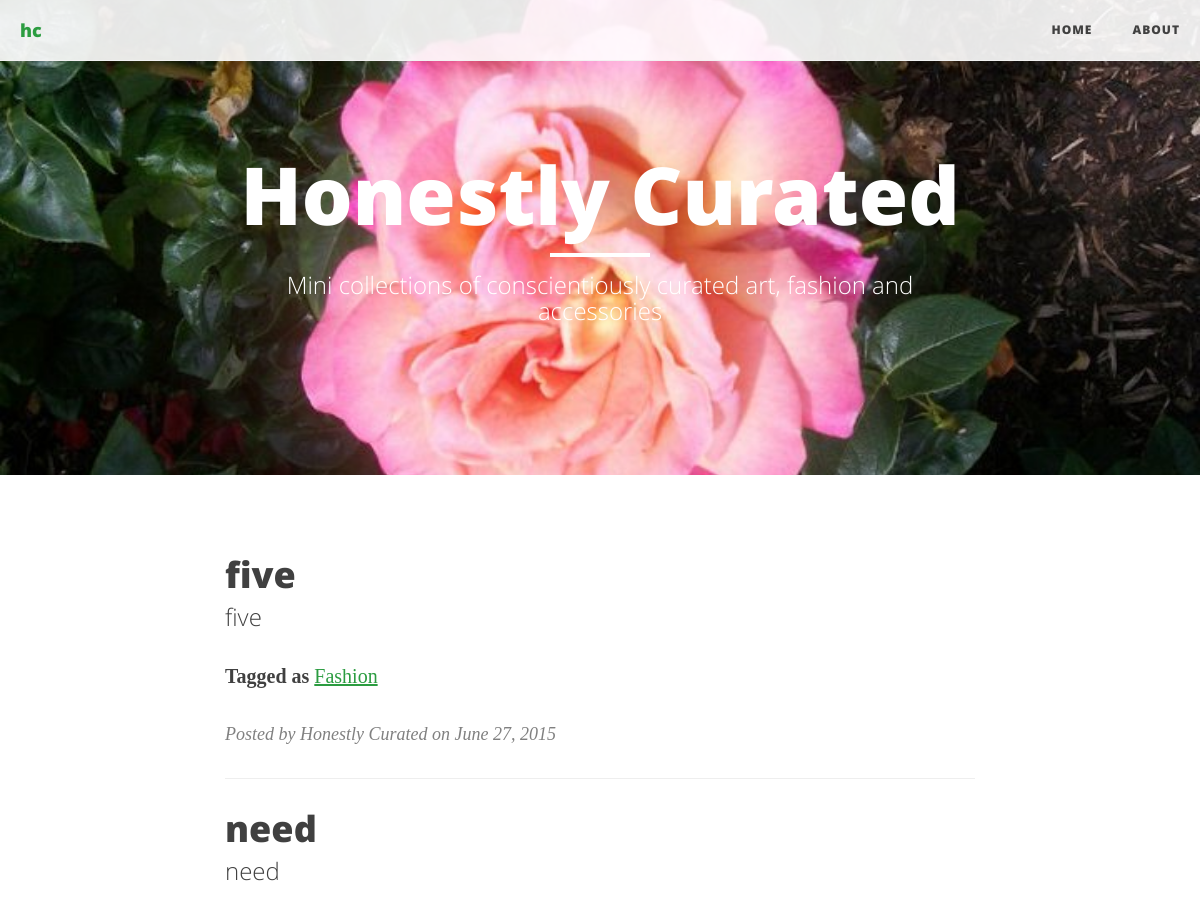
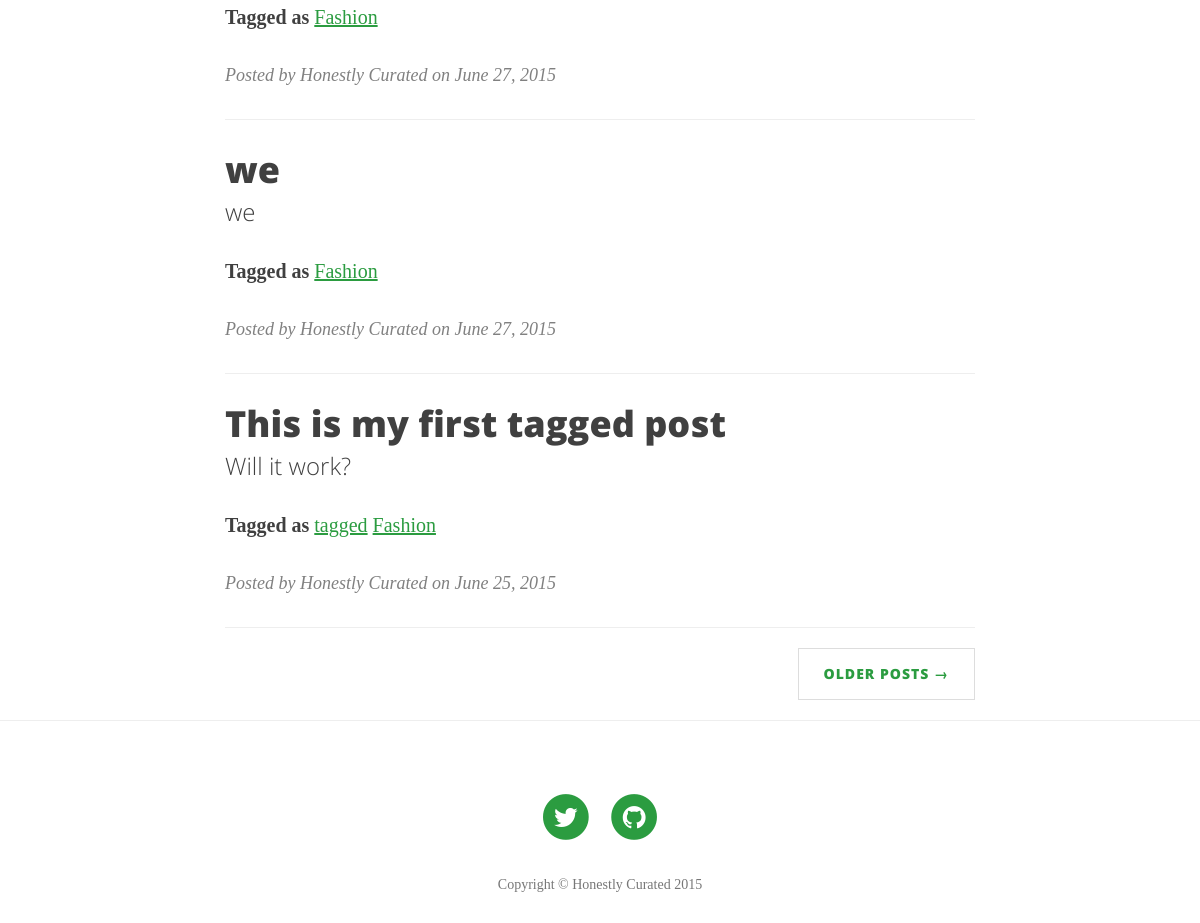
Page /?page=1&tag=fashion on the committed database (2 pictures, top to bottom).
### blog/models.py (models this page shows, shortened)
class Post(models.Model):
    title = models.CharField(max_length=255)
    slug = models.SlugField(unique=True,
                            max_length=255)
    description = models.CharField(max_length=255)
    author = models.CharField(max_length=255,default="Honestly Curated")
    content = RedactorField(verbose_name=u'Text')
    published = models.BooleanField(default=True)
    created = models.DateTimeField(auto_now_add=True)
    tag = models.ManyToManyField(Tag, related_name="posts", related_query_name="post", blank=True)
    class Meta:
        ordering = ['-created']
    def get_absolute_url(self):
        return reverse('blog.views.post',args=[self.slug])

class Tag(models.Model):
    name = models.CharField(max_length=255, unique=True)
    slug = models.SlugField(max_length=255, unique=True)
    class Meta:
        ordering = ['-name']

### blog/views.py (the view)
# urls.py: url(r'^$','blog.views.index'),
def index(request):
    tagParam = request.GET.get('tag')
    if tagParam:
        post_list = Post.objects.filter(published=True, tag__slug=tagParam)
    else:
        post_list = Post.objects.filter(published=True)
    paginator = Paginator(post_list,4) # Show 4 posts per page
    page = request.GET.get('page')
    try:
        posts = paginator.page(page)
    except PageNotAnInteger:
        posts = paginator.page(1)
    except EmptyPage:
        posts = paginator.page(paginator.num_pages)
    for post in posts:
        post.tags = Tag.objects.filter(post__slug=post.slug)
    return render(request,'blog/index.html',{'posts':posts,'tagParam':tagParam,'MEDIA_URL':settings.MEDIA_URL})

### random_image/templatetags/random_image.py (called while the page is built)
@register.simple_tag
def random_image(image_dir):
    try:
        valid_extensions = settings.RANDOM_IMAGE_EXTENSIONS
    except AttributeError:
        valid_extensions = ['.jpg','.jpeg','.png','.gif',]
    if image_dir:
        rel_dir = image_dir
    else:
        rel_dir = settings.RANDOM_IMAGE_DIR
    rand_dir = os.path.join(settings.MEDIA_ROOT, rel_dir)
    files = [f for f in os.listdir(rand_dir) if os.path.splitext(f)[1] in valid_extensions]
    return os.path.join(rel_dir, random.choice(files))

### hc/templates/blog/index.html (shortened to what this page needs)
{% extends 'blog/base.html' %}
    {% load staticfiles %}
    {% load random_image %}
    {% block content %}
    <header class="intro-header" style="background-image: url('{{MEDIA_URL}}{% random_image "blog" %}')">
        <div class="container">
            <div class="row">
                <div class="col-lg-8 col-lg-offset-2 col-md-10 col-md-offset-1">
                    <div class="site-heading">
                        <h1>Honestly Curated</h1>
                        <hr class="small">
                        <span class="subheading">Mini collections of conscientiously curated art, fashion and accessories</span>
                    </div>
                </div>
            </div>
        </div>
    </header>
    <div class="container">
        <div class="row">
            <div class="col-lg-8 col-lg-offset-2 col-md-10 col-md-offset-1">
                {% for post in posts %}
                <div class="post-preview">
                    <a href="{{post.get_absolute_url}}">
                        <h2 class="post-title">
                            {{post.title}}
                        </h2>
                        <h3 class="post-subtitle">
                            {{post.description}}
                        </h3>
                    </a>
                    {% if post.tags %}
                    <p class="tags">
                        <strong>Tagged as </strong>
                        {% for tag in post.tags %}
                            <a href="{% url 'blog.views.index' %}?page=1&tag={{tag.slug}}">{{tag.name}}</a>
                        {% endfor %}
                    </p>
                    {% endif %}
                    <p class="post-meta">Posted by {{post.author}} on
                        <time datetime="{{post.created|date:"c"}}">
                            {{post.created|date}}
                        </time>
                    </p>
                </div>
                <hr>
                {% endfor %}
                <ul class="pager">
                    {% if posts.has_next %}
                        <li class="next">
                            {% if tagParam %}
                            <a href="?page={{ posts.next_page_number }}&tag={{tagParam}}">Older Posts &rarr;</a>
                            {% else %}
                            <a href="?page={{ posts.next_page_number }}">Older Posts &rarr;</a>
                            {% endif %}
                        </li>
                    {% endif %}
                </ul>
            </div>
        </div>
    </div>
    <hr>
    {% endblock %}

### hc/templates/blog/base.html (shortened to what this page needs)
<!DOCTYPE html>
    <html>
        <head>
            {% load staticfiles %}
            <link href="{% static "blog/css/bootstrap.min.css" %}" rel="stylesheet">
            <link href="{% static "blog/css/clean-blog.min.css" %}" rel="stylesheet">
            <link href="{% static "blog/css/font-awesome.min.css" %}" rel="stylesheet" type="text/css">
            <link href="{% static "blog/css/font-lora.css" %}" rel='stylesheet' type='text/css'>
            <link href="{% static "blog/css/font-open-sans.css" %}" rel='stylesheet' type='text/css'>
            </head>
        <body>
            <nav class="navbar navbar-default navbar-custom navbar-fixed-top is-fixed is-visible">
                <div class="container-fluid">
                    <div class="navbar-header page-scroll">
                        <a class="navbar-brand" href="{% url 'blog.views.index' %}">hc</a>
                    </div>
                    <div class="collapse navbar-collapse" id="bs-example-navbar-collapse-1">
                        <ul class="nav navbar-nav navbar-right">
                            <li>
                                <a href="{% url 'blog.views.index' %}">Home</a>
                            </li>
                            <li>
                                <a href="{% url 'blog.views.about' %}">About</a>
                            </li>
                        </ul>
                    </div>
                </div>
            </nav>
            {% block content %}
            {% endblock %}
            <footer>
                <div class="container">
                    <div class="row">
                        <div class="col-lg-8 col-lg-offset-2 col-md-10 col-md-offset-1">
                            <ul class="list-inline text-center">
                                <li>
                                    <a href="https://twitter.com/honestlycurated">
                                        <span class="fa-stack fa-lg">
                                            <i class="fa fa-circle fa-stack-2x"></i>
                                            <i class="fa fa-twitter fa-stack-1x fa-inverse"></i>
                                        </span>
                                    </a>
                                </li>
                                <li>
                                    <a href="https://github.com/akmiller01/honestly-curated">
                                        <span class="fa-stack fa-lg">
                                            <i class="fa fa-circle fa-stack-2x"></i>
                                            <i class="fa fa-github fa-stack-1x fa-inverse"></i>
                                        </span>
                                    </a>
                                </li>
                            </ul>
                            <p class="copyright text-muted">Copyright &copy; Honestly Curated 2015</p>
                        </div>
                    </div>
                </div>
            </footer>
        </body>
    </html>

### hc/templates/blog/base.html (style rules this page uses)
a { color: #2b9c40; }

### rows in the picture
Post: title "five", description "five", author "Honestly Curated", created "June 27, 2015"
Tag: name "Fashion"
Post: title "need", description "need", author "Honestly Curated", created "June 27, 2015"
Post: title "we", description "we", author "Honestly Curated", created "June 27, 2015"
Post: title "This is my first tagged post", description "Will it work?", author "Honestly Curated", created "June 25, 2015"
Tag: name "tagged"
